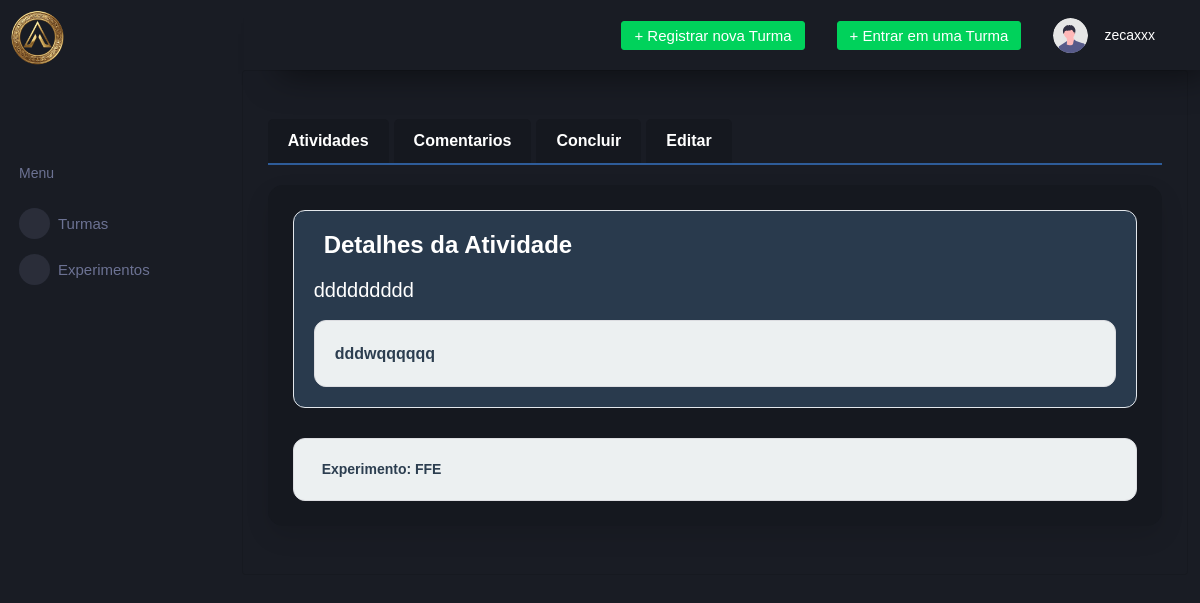
Screenshot of /atividades/detail/1 (signed in) with the database file from the repository.
### atividades/models.py (models this page shows, shortened)
class Atividade(models.Model):
    titulo = models.CharField(max_length=100)
    decricao = models.TextField()
    experimento = models.ForeignKey(Experimento,related_name='atividades', on_delete=models.CASCADE)
    responsavel = models.ForeignKey(UsuarioTurma,related_name='atividades', on_delete=models.CASCADE, blank=True, null=True)

### sistema/models.py (models this page shows, shortened)
class Experimento(models.Model):
    nome = models.CharField(max_length=100)
    n_maquina = models.IntegerField()
    resultado = models.CharField(max_length=50)
    localizacao = models.CharField(max_length=50)
    usuarioturma = models.ForeignKey(UsuarioTurma, on_delete=models.CASCADE, blank=True, null=True)

### atividades/views.py (the view)
# urls.py: path("detail/<int:atividade_id>", views.detail_atividade, name="detail_atividade"),
@login_required
def detail_atividade(request, atividade_id):
    atividade = get_object_or_404(Atividade, id=atividade_id)
    experimento = atividade.experimento  # Obtém a turma associada à atividade
    atividades = experimento.atividades.all()  # Obtém todas as atividades associadas à turma
    return render(request, 'turtem/atividade/detail.html', {'atividade': atividade, 'atividades': atividades, 'experimento': experimento})

### templates/turtem/atividade/detail.html (shortened to what this page needs)
{% extends "turtem/base.html" %}
{% load permission_tags %}
{% load static %}
{% block conteudo %}
<link rel="stylesheet" href="{% static 'meu_css/aba.css' %}">
<link rel="stylesheet" href="{% static 'meu_css/atividade.css' %}">
<div class="tabs-container">
    <ul class="tabs">
        <li class="tab-link active"><a href="/atividades/read/{{ experimento.id }}">Atividades</a>
        </li>
        <li class="tab-link" ><a href="/comentarios/read/{{atividade.id }}">Comentarios</a>
        </li>
        {% if user|has_role:'professor'%}
        <li class="tab-link active"><a href="/atividades/confdelete/{{atividade.id }}">Concluir</a>
        </li>
        <li class="tab-link" ><a href="/atividades/update/{{atividade.id }}">Editar</a>
        </li>
{% endif %}
    </ul>
    <div class="container">
        <div class="atividade-detalhes">
            <h2 class="atividade-titulo">
                 Detalhes da Atividade
            </h2>
            <p class="atividade-subtitulo">{{ atividade.titulo }}</p>
            <div class="atividade-descricao">
                {{ atividade.decricao }}
            </div>
        </div>
        <div class="experimento-detalhes">
            <p><strong> Experimento:</strong> {{ experimento.nome }}</p>
        </div>
    </div>
{% endblock %}

### templates/turtem/_navbar.html (shortened to what this page needs)
{% load static %}
{% load permission_tags %}
{% block navbar %}
<nav class="navbar p-0 fixed-top d-flex flex-row">
  <div class="navbar-menu-wrapper flex-grow d-flex align-items-stretch">
    <button class="navbar-toggler navbar-toggler align-self-center" type="button" data-toggle="minimize">
      <span class="mdi mdi-menu"></span>
    </button>
    <ul class="navbar-nav w-100">
      {% if user|has_role:'professor'%}
    <ul class="navbar-nav navbar-nav-right">
      <li class="nav-item dropdown d-none d-lg-block">
        <a class="nav-link btn btn-success create-new-button" id="createbuttonDropdown" href="/turma/add">+ Registrar nova Turma</a>
      </li>
      <ul class="navbar-nav navbar-nav-right">
        <li class="nav-item dropdown d-none d-lg-block">
          <a class="nav-link btn btn-success create-new-button" id="createbuttonDropdown" href="/turma/entrar">+ Entrar em uma Turma</a>
        </li>
      {% else %}
      <ul class="navbar-nav navbar-nav-right">
        <li class="nav-item dropdown d-none d-lg-block">
          <a class="nav-link btn btn-success create-new-button" id="createbuttonDropdown" href="/turma/entrar">+ Entrar em uma Turma</a>
        </li>
      {% endif %}
      <li class="nav-item dropdown">
        <a class="nav-link" id="profileDropdown" href="#" data-toggle="dropdown">
          <div class="navbar-profile">
            <img class="img-xs rounded-circle" src="{% static 'img/undraw_profile.svg' %}" alt="">
            <p class="mb-0 d-none d-sm-block navbar-profile-name">{{user.username}}</p>
            <i class="mdi mdi-menu-down d-none d-sm-block"></i>
          </div>
        </a>
      </li>
    </ul>
  </div>
</nav>
{% endblock %}

### static/meu_css/aba.css (style rules this page uses)
.tabs-container { width: 100%; margin: 20px 0; }
.tabs { list-style-type: none; padding: 0; display: flex; border-bottom: 2px solid #2E5C99; margin-bottom: 20px; }
.tab-link { padding: 10px 20px; margin-right: 5px; cursor: pointer; background-color:#15181f; border-radius: 5px 5px 0 0; color: #ffffff; font-weight: bold; transition: background-color 0.3s ease; }
a { color: white; text-decoration: none; }

### static/meu_css/atividade.css (style rules this page uses)
.container { width: 100%; max-width: 900px; margin: 0 auto; padding: 25px; background-color: #15181f; border-radius: 15px; box-shadow: 0 10px 25px rgba(0, 0, 0, 0.1); }
.atividade-detalhes { margin-bottom: 30px; padding: 20px; background-color: #293a4d; border-radius: 12px; border: 1px solid #e3e7ec; }
.atividade-titulo { font-size: 24px; color: #ffffff; margin-bottom: 15px; font-weight: 600; display: flex; align-items: center; }
.atividade-subtitulo { font-size: 20px; color: #ffffff; margin-bottom: 15px; font-weight: 500; }
.atividade-descricao { font-size: 16px; line-height: 1.6; color: #2c3e50; background-color: #ecf0f1; border-radius: 12px; font-size: 16px; border: 1px solid #dcdde1; padding: 20px; font-weight: 600; color: #2c3e50; }
.experimento-detalhes { padding: 20px; background-color: #ecf0f1; border-radius: 12px; font-size: 16px; border: 1px solid #dcdde1; }
.experimento-detalhes p { margin: 0; font-weight: 600; color: #2c3e50; }

### rows the page displays
Atividade: titulo "ddddddddd", decricao "dddwqqqqqq"
Experimento: nome "FFE"

### other values shown
{{ user.username }} "zecaxxx"
